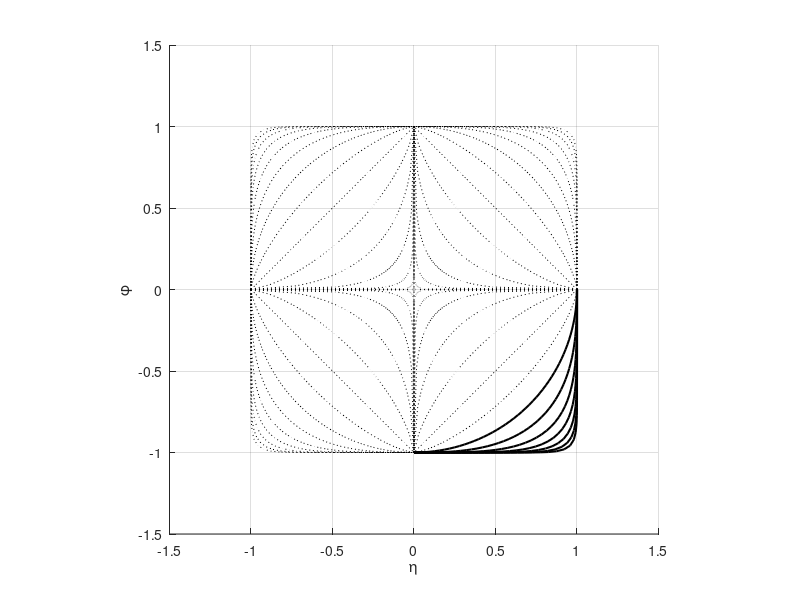

Recreate this plot in MATLAB.
clear all, close all, clc

N = 2.^[-3:0.5:4]'; 
theta = [0:0.005*2*pi:pi/2]';

figure
hold on
xlabel('\eta')
ylabel('\phi')

for n = 1:length(N)
  R(:,n) = (cos(theta).^N(n) +sin(theta).^N(n)).^(-1/N(n));
  x(:,n) = real(R(:,n).*e.^(i*theta));
  y(:,n) = imag(R(:,n).*e.^(i*theta));

  plot(x(:,n),y(:,n),':k',...
       x(:,n),-y(:,n),':k',...
       -x(:,n),y(:,n),':k',...
       -x(:,n),-y(:,n),':k')
  grid on
  hold on
  axis([-1.5 1.5 -1.5 1.5],'equal')
  
  if N(n) >= 2
    plot(x(:,n),-y(:,n),'k','linewidth',1.5)
  endif
endfor

